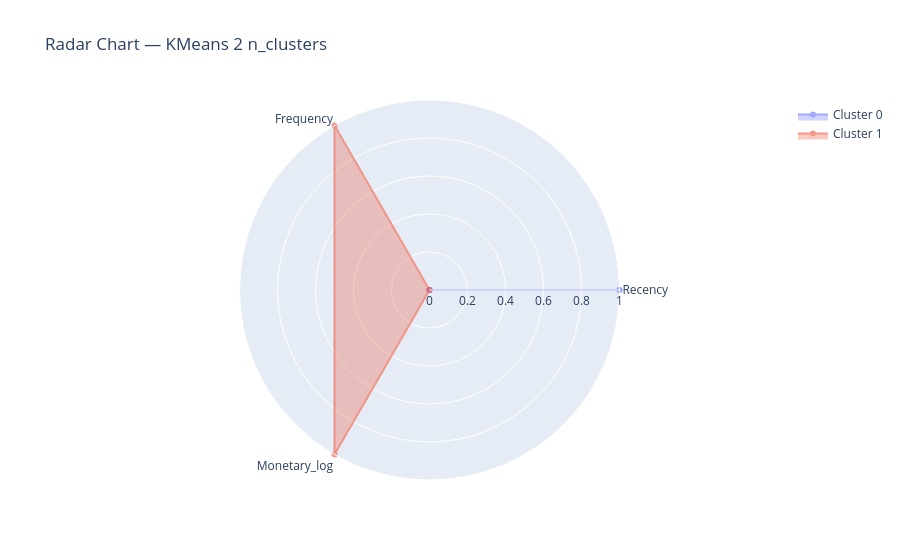

Notebook code for this chart:
### Code cell
# Radar chart
plot_radar(best_row, rfm)

### Figure 1 — Plotly figure (JSON) as saved in the notebook; plotly's stock layout.template omitted (floating-point values rounded to 4 significant figures)
{"data": [{"fill": "toself", "name": "Cluster 0", "opacity": 0.6, "r": [1, 0, 0, 1], "theta": ["Recency", "Frequency", "Monetary_log", "Recency"], "type": "scatterpolar"}, {"fill": "toself", "name": "Cluster 1", "opacity": 0.6, "r": [0, 1, 1, 0], "theta": ["Recency", "Frequency", "Monetary_log", "Recency"], "type": "scatterpolar"}], "layout": {"polar": {"radialaxis": {"range": [0, 1], "visible": true}}, "showlegend": true, "title": {"text": "Radar Chart — KMeans 2 n_clusters"}}}
